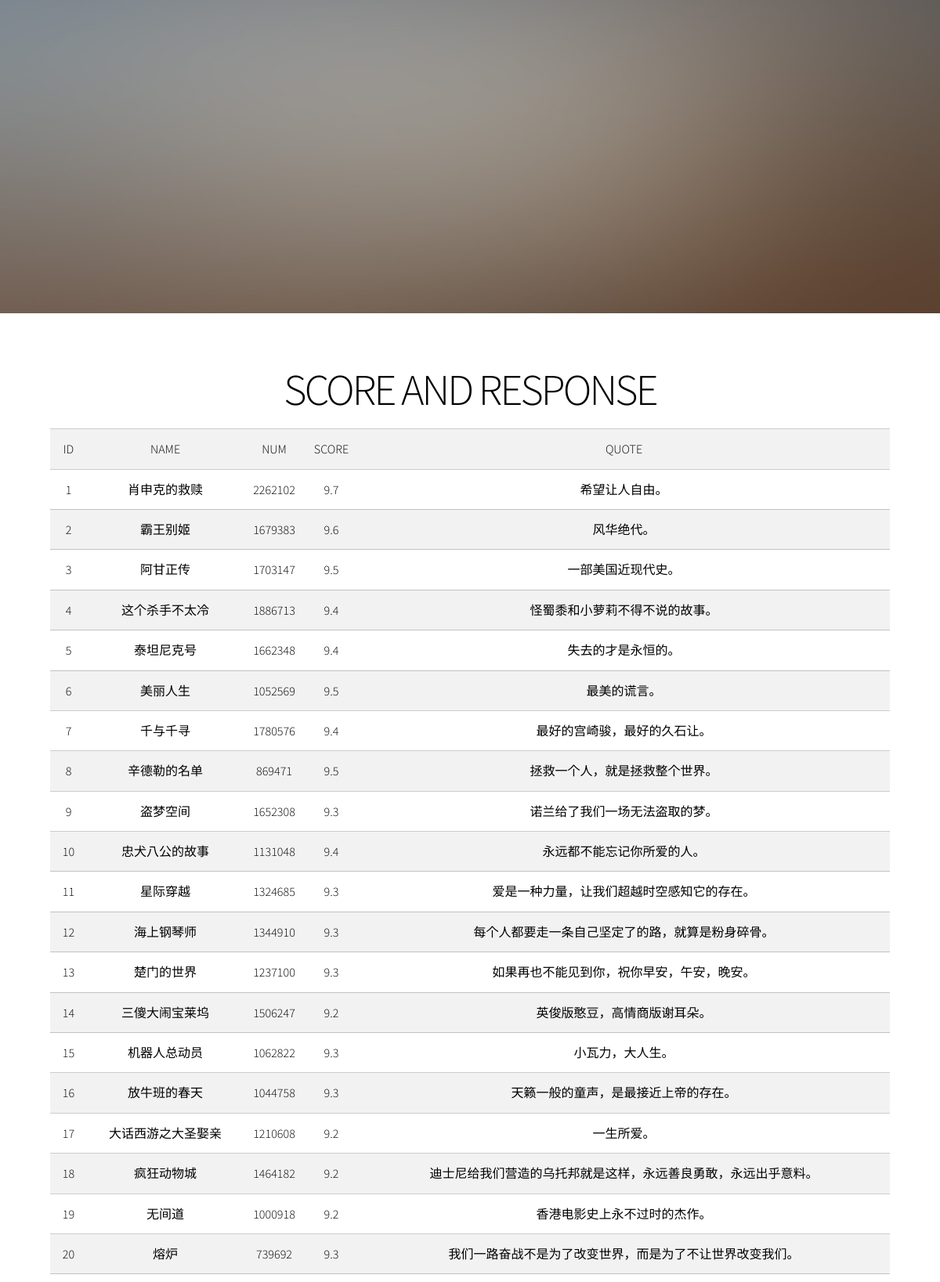
Page /Score_And_Response (upper part) on the committed database.
### tables this page shows
CREATE TABLE data (id INTEGER,name TEXT,nameh TEXT,namef TEXT,detail TEXT,stuff TEXT,num TEXT,score TEXT,quote TEXT,web TEXT);

### flask_spider/app.py (the view)
@app.route('/Score_And_Response',methods=["POST","GET"])
def SCORE_AND_RESPONSE():
    con = sqlite3.connect("data.db")
    c = con.cursor()
    sql = "select id,name,num,score,quote from data"
    data = c.execute(sql)
    return render_template("SCORE_AND_RESPONSE.html",data=data)

### flask_spider/templates/SCORE_AND_RESPONSE.html (shortened to what this page needs)
<!DOCTYPE HTML>
<html>
	<head>
		<link rel="stylesheet" href="static/assets/css/main.css" />
	</head>
	<body class="is-preload">
			<div id="wrapper" class="divided">
					<section class="banner style1 orient-left content-align-left image-position-right fullscreen onload-image-fade-in onload-content-fade-right">
						<div class="content">
							<h1>SCORE AND RESPONSE</h1>
							<table class="style1">
								<tr>
									<td>ID</td>
									<td>NAME</td>
									<td>NUM</td>
									<td>SCORE</td>
									<td>QUOTE</td>
								</tr>
								{% for x in data %}
								<tr>
									<td>{{x[0]}}</td>
									<td>{{x[1]}}</td>
									<td>{{x[2]}}</td>
									<td>{{x[3]}}</td>
									<td>{{x[4]}}</td>
								</tr>
								{% endfor %}
							</table>
						</div>
						<div class="image">
							<img src="static/images/banner.jpg" alt="" />
						</div>
					</section>
			</div>
	</body>
</html>

### rows in the picture
data: id "1", name "肖申克的救赎", num "2262102", score "9.7", quote "希望让人自由。"
data: id "2", name "霸王别姬", num "1679383", score "9.6", quote "风华绝代。"
data: id "3", name "阿甘正传", num "1703147", score "9.5", quote "一部美国近现代史。"
data: id "4", name "这个杀手不太冷", num "1886713", score "9.4", quote "怪蜀黍和小萝莉不得不说的故事。"
data: id "5", name "泰坦尼克号", num "1662348", score "9.4", quote "失去的才是永恒的。"
data: id "6", name "美丽人生", num "1052569", score "9.5", quote "最美的谎言。"
data: id "7", name "千与千寻", num "1780576", score "9.4", quote "最好的宫崎骏，最好的久石让。"
data: id "8", name "辛德勒的名单", num "869471", score "9.5", quote "拯救一个人，就是拯救整个世界。"
data: id "9", name "盗梦空间", num "1652308", score "9.3", quote "诺兰给了我们一场无法盗取的梦。"
data: id "10", name "忠犬八公的故事", num "1131048", score "9.4", quote "永远都不能忘记你所爱的人。"
data: id "11", name "星际穿越", num "1324685", score "9.3", quote "爱是一种力量，让我们超越时空感知它的存在。"
data: id "12", name "海上钢琴师", num "1344910", score "9.3", quote "每个人都要走一条自己坚定了的路，就算是粉身碎骨。"
data: id "13", name "楚门的世界", num "1237100", score "9.3", quote "如果再也不能见到你，祝你早安，午安，晚安。"
data: id "14", name "三傻大闹宝莱坞", num "1506247", score "9.2", quote "英俊版憨豆，高情商版谢耳朵。"
data: id "15", name "机器人总动员", num "1062822", score "9.3", quote "小瓦力，大人生。"
data: id "16", name "放牛班的春天", num "1044758", score "9.3", quote "天籁一般的童声，是最接近上帝的存在。"
data: id "17", name "大话西游之大圣娶亲", num "1210608", score "9.2", quote "一生所爱。"
data: id "18", name "疯狂动物城", num "1464182", score "9.2", quote "迪士尼给我们营造的乌托邦就是这样，永远善良勇敢，永远出乎意料。"
data: id "19", name "无间道", num "1000918", score "9.2", quote "香港电影史上永不过时的杰作。"
data: id "20", name "熔炉", num "739692", score "9.3", quote "我们一路奋战不是为了改变世界，而是为了不让世界改变我们。"
